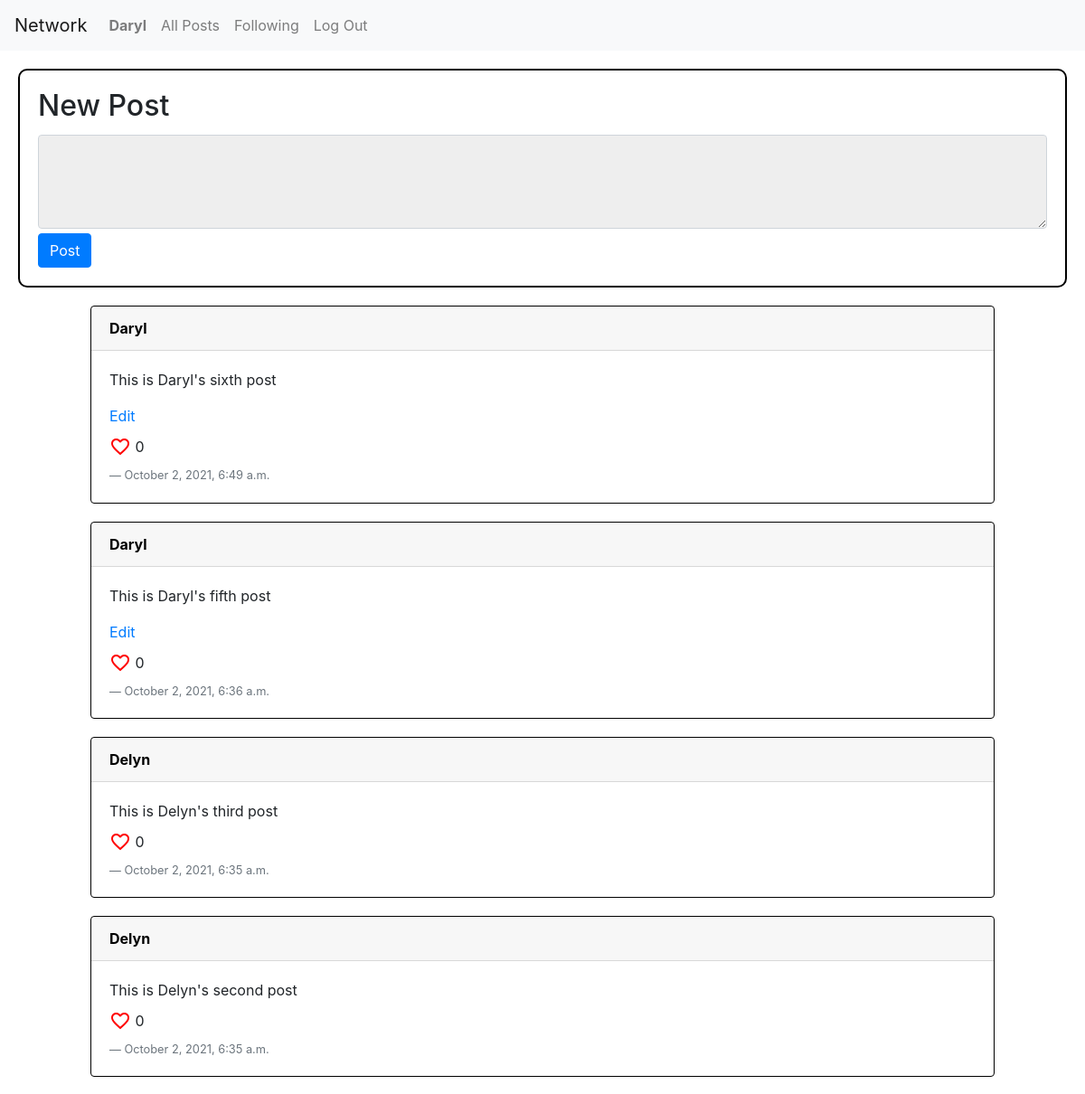
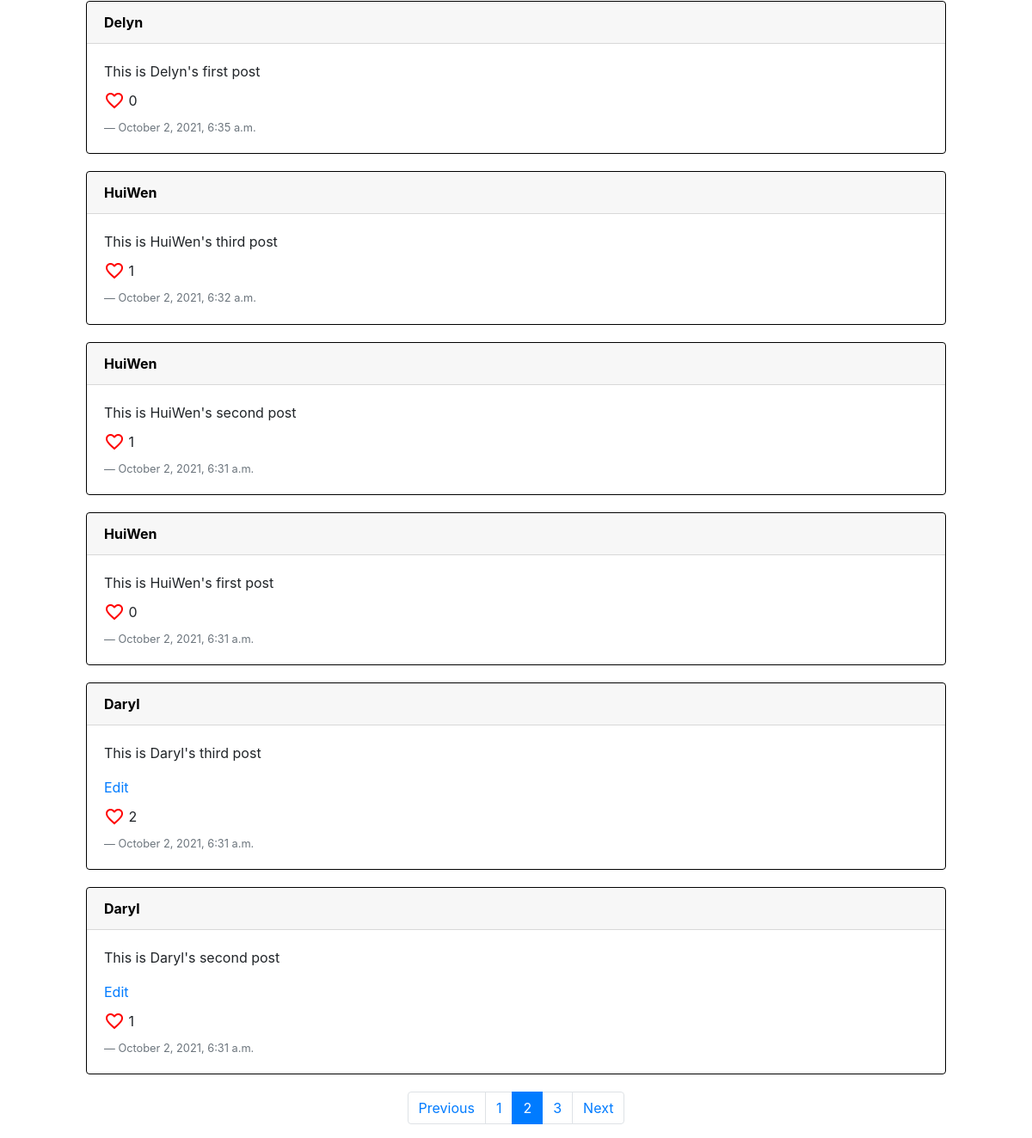
/?page=2 (signed in), run on the app's committed database (2 pictures, top to bottom).
### network/models.py (models this page shows, shortened)
class User(AbstractUser):
    like = models.ManyToManyField('Post', blank=True, related_name='likes')
    following = models.ManyToManyField('User', blank=True, related_name='followers')

class Post(models.Model):
    content = models.CharField(max_length=1000)
    user = models.ForeignKey(User, on_delete=CASCADE, related_name='posts')
    timestamp = models.DateTimeField(auto_now=True)

### network/views.py (the view)
# urls.py: path("", views.index, name="index"),
def index(request):
    posts = Post.objects.all().order_by("-timestamp")
    posts = Paginator(posts, CONTENT_PER_PAGE)
    page_num = request.GET.get('page')
    page_obj = posts.get_page(page_num)
    return render(request, "network/index.html", {'page_obj': page_obj})

### network/templates/network/index.html (shortened to what this page needs)
{% extends "network/layout.html" %}
{% block body %}
    {% if user.is_authenticated %}
        <div id="newpost-view">
            <h2>New Post</h2>
            <form id="newpost-form">
                <textarea name="" class="form-control" id="newpost-form-text" rows="3" required></textarea>
                <input type="submit" class="btn btn-primary" id="newpost-form-post" value="Post">
            </form>
        </div>
    {% endif %}
    {% if page_obj %}
        {% include 'network/postList.html' %}
    {% endif %}
{% endblock %}

### network/templates/network/layout.html (shortened to what this page needs)
{% load static %}
<!DOCTYPE html>
<html lang="en">
    <head>
        <link rel="stylesheet" href="https://stackpath.bootstrapcdn.com/bootstrap/4.4.1/css/bootstrap.min.css">
        <link href="{% static 'network/styles.css' %}" rel="stylesheet">
    </head>
    <body>
        <nav class="navbar navbar-expand-lg navbar-light bg-light">
            <a class="navbar-brand" href="{% url 'index' %}">Network</a>
            <div>
              <ul class="navbar-nav mr-auto">
                {% if user.is_authenticated %}
                    <li class="nav-item">
                        <a class="nav-link" id="profile" href="{% url 'profile' user %}"><strong>{{ user.username }}</strong></a>
                    </li>
                {% endif %}
                <li class="nav-item">
                  <a class="nav-link" id="all" href="{% url 'index' %}">All Posts</a>
                </li>
                {% if user.is_authenticated %}
                    <li class="nav-item">
                        <a class="nav-link" id="following" href="{% url 'follow' %}">Following</a>
                    </li>
                    <li class="nav-item">
                        <a class="nav-link" href="{% url 'logout' %}">Log Out</a>
                    </li>
                {% endif %}
              </ul>
            </div>
          </nav>
        <div class="body">
            {% block body %}
            {% endblock %}
        </div>
    </body>
</html>

### network/templates/network/postList.html (shortened to what this page needs)
<div id="postList-view">
    <div class="post-container">
        {% for post in page_obj.object_list %}
            <div class="card post-object">
                <a class="card-header post-user" href="{% url 'profile' post.user %}"><strong>{{ post.user }}</strong></a>
                <div class="card-body post-lower">
                    <div class="post-edit-edited">
                        <div class="post-content-edit-div">
                            <p class="post-content card-text">{{ post.content }}</p>
                            {% if post.user == user %}
                                <a class="post-edit-button" href="#" data-id="{{ post.id }}">Edit</a>
                            {% endif %}
                        </div>
                    </div>
                    <div class="post-likes">
                        <span class="material-icons like-button" style="color: red;" data-info="{{ post.id }}">
                        </span>&nbsp;
                        <span class="post-likes-num" id="{{ post.id }}">{{ post.likes.count }}</span>
                    </div>
                    <p class="post-timestamp blockquote-footer">{{ post.timestamp| date:"F j, Y, P" }}</p>
                </div>
            </div>
        {% endfor %}
    </div>
    <nav aria-label="Page navigation example">
        <ul class="pagination justify-content-center">
            {% if page_obj.has_previous %}
                <li class="page-item"><a class="page-link" href="?page={{ page_obj.previous_page_number }}">Previous</a></li>
            {% elif not page_obj.has_previous %}
                <li class="page-item disabled"><a class="page-link" tabindex="-1" aria-disabled="true">Previous</a></li>
            {% endif %}
            {% for p in page_obj.paginator.page_range %}
                {% if p == page_obj.number %}
                    <li class="page-item active" aria-current="page"><span class="page-link">{{ p }}</span></li>
                {% else %}
                    <li class="page-item"><a class="page-link" href="?page={{ p }}">{{ p }}</a></li>
                {% endif %}
            {% endfor %}
            {% if page_obj.has_next %}
                <li class="page-item"><a class="page-link" href="?page={{ page_obj.next_page_number }}">Next</a></li>
            {% elif not page_obj.has_next %}
                <li class="page-item disabled"><a class="page-link" tabindex="-1" aria-disabled="true">Next</a></li>
            {% endif %}
        </ul>
    </nav>
</div>

### network/static/network/styles.css (style rules this page uses)
#newpost-view { border: 2px solid black; margin: 20px; border-radius: 10px; padding: 20px; }
#newpost-form { display: grid; grid-template-rows: 3fr 1fr; }
#newpost-form-text { margin: 5px 0; background-color: #eee; }
#newpost-form-post { width: max-content; }
.post-object { border: 1px solid black; margin: 20px 100px; }
.post-likes { display: flex; align-items: center; margin: 10px 0; }
.post-timestamp { margin: 0; }
.post-user { color: black; }

### data on the page
User: username "Daryl"
Post: user "Daryl", content "This is Daryl's sixth post", likes.count "0", timestamp "October 2, 2021, 6:49 a.m."
Post: user "Daryl", content "This is Daryl's fifth post", likes.count "0", timestamp "October 2, 2021, 6:36 a.m."
Post: user "Delyn", content "This is Delyn's third post", likes.count "0", timestamp "October 2, 2021, 6:35 a.m."
Post: user "Delyn", content "This is Delyn's second post", likes.count "0", timestamp "October 2, 2021, 6:35 a.m."
Post: user "Delyn", content "This is Delyn's first post", likes.count "0", timestamp "October 2, 2021, 6:35 a.m."
Post: user "HuiWen", content "This is HuiWen's third post", likes.count "1", timestamp "October 2, 2021, 6:32 a.m."
Post: user "HuiWen", content "This is HuiWen's second post", likes.count "1", timestamp "October 2, 2021, 6:31 a.m."
Post: user "HuiWen", content "This is HuiWen's first post", likes.count "0", timestamp "October 2, 2021, 6:31 a.m."
Post: user "Daryl", content "This is Daryl's third post", likes.count "2", timestamp "October 2, 2021, 6:31 a.m."
Post: user "Daryl", content "This is Daryl's second post", likes.count "1", timestamp "October 2, 2021, 6:31 a.m."

### other printed values
{{ p }} "1" "3"
{{ p }} "2"
